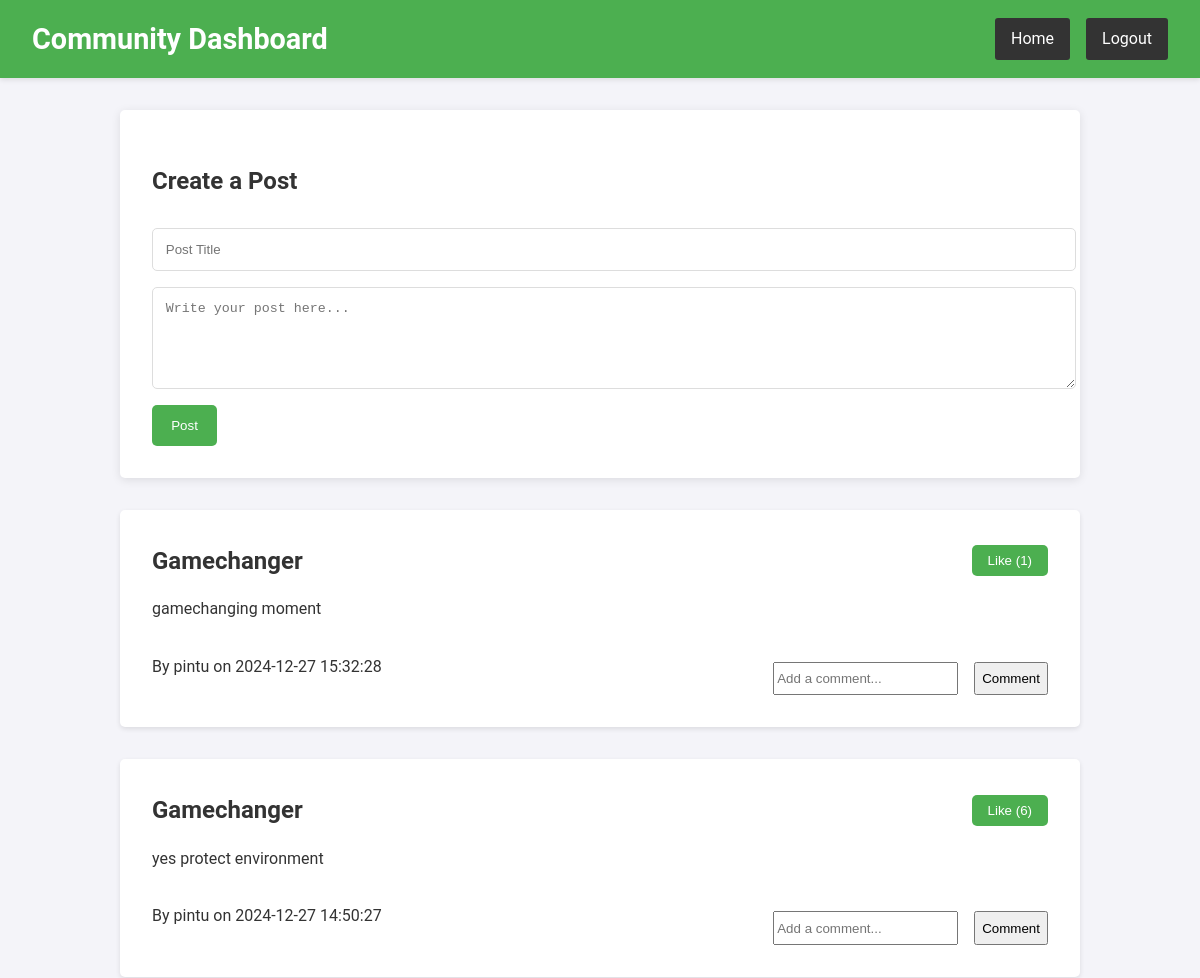
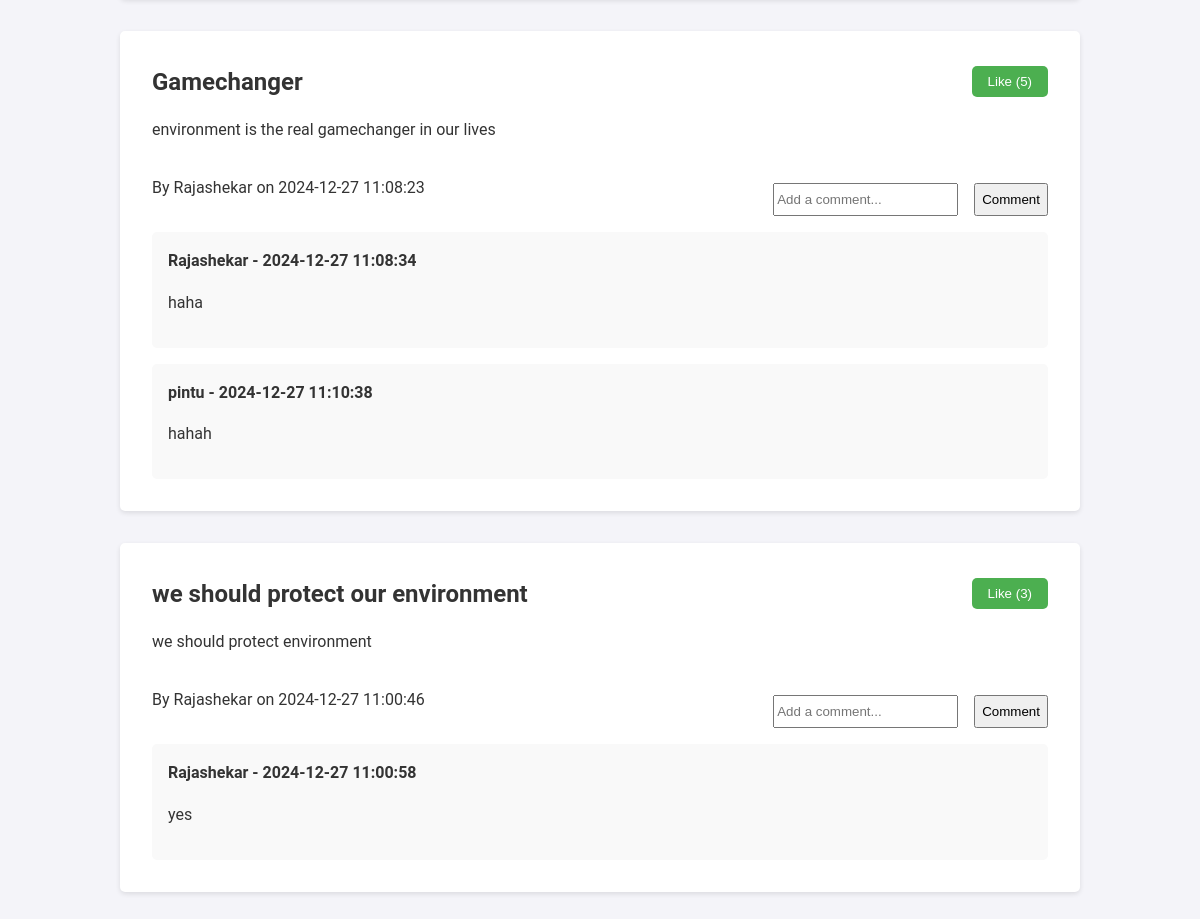
The app's page /community with its own data (2 pictures, top to bottom).
### app.py (models this page shows)
class Post(db.Model):
    id = db.Column(db.Integer, primary_key=True)
    title = db.Column(db.String(200), nullable=False)
    content = db.Column(db.Text, nullable=False)
    username = db.Column(db.String(100), nullable=False)
    created_at = db.Column(db.DateTime, default=datetime.datetime.utcnow)
    likes = db.Column(db.Integer, default=0)
    comments = db.relationship('Comment', backref='post', lazy=True)
    user_likes = db.relationship('Like', backref='liked_post', lazy=True)

class Comment(db.Model):
    id = db.Column(db.Integer, primary_key=True)
    content = db.Column(db.Text, nullable=False)
    username = db.Column(db.String(100), nullable=False)
    post_id = db.Column(db.Integer, db.ForeignKey('post.id'), nullable=False)
    created_at = db.Column(db.DateTime, default=datetime.datetime.utcnow)

### app.py (the view, shortened to what this page needs)
@app.route('/community', methods=['GET', 'POST'])
def community():
    posts = Post.query.order_by(Post.created_at.desc()).all()
    return render_template('community.html', posts=posts)

### templates/community.html (shortened to what this page needs)
<!DOCTYPE html>
<html lang="en">
<head>
</head>
<body>
    <header>
        <h1>Community Dashboard</h1>
        <nav>
            <a href="{{ url_for('home') }}" class="nav-button">Home</a>
            <a href="{{ url_for('logout') }}" class="nav-button">Logout</a>
        </nav>
    </header>
    <div class="container">
        <div class="post-form">
            <h2>Create a Post</h2>
            <form action="/community" method="POST">
                <input type="text" name="title" placeholder="Post Title" required>
                <textarea name="content" rows="5" placeholder="Write your post here..." required></textarea>
                <button type="submit">Post</button>
            </form>
        </div>
        {% for post in posts %}
        <div class="post">
            <div class="post-header">
                <h2>{{ post.title }}</h2>
                <form action="{{ url_for('like_post', post_id=post.id) }}" method="POST">
                    <button type="submit" class="like-btn">Like ({{ post.likes }})</button>
                </form>
            </div>
            <p>{{ post.content }}</p>
            <div class="post-footer">
                <p>By {{ post.username }} on {{ post.created_at.strftime('%Y-%m-%d %H:%M:%S') }}</p>
                <form class="comment-form" action="/add_comment/{{ post.id }}" method="POST">
                    <input type="text" name="content" placeholder="Add a comment..." required>
                    <button type="submit">Comment</button>
                </form>
            </div>
            {% for comment in post.comments %}
            <div class="comment">
                <div class="comment-header">
                    <strong>{{ comment.username }}</strong> - {{ comment.created_at.strftime('%Y-%m-%d %H:%M:%S') }}
                </div>
                <p>{{ comment.content }}</p>
            </div>
            {% endfor %}
        </div>
        {% endfor %}
    </div>
</body>
</html>

### templates/community.html (style rules this page uses)
body { font-family: 'Roboto', Arial, sans-serif; margin: 0; padding: 0; background-color: #f4f4f9; color: #333; line-height: 1.6; }
header { background-color: #4CAF50; color: white; padding: 1rem 2rem; display: flex; justify-content: space-between; align-items: center; box-shadow: 0 2px 5px rgba(0, 0, 0, 0.1); }
header h1 { margin: 0; font-size: 1.8rem; font-weight: bold; }
nav { display: flex; gap: 1rem; }
.nav-button { background-color: #333; color: white; padding: 0.5rem 1rem; text-decoration: none; border-radius: 3px; transition: background-color 0.3s; }
.container { width: 80%; margin: 2rem auto; }
.post-form { background-color: #fff; padding: 2rem; box-shadow: 0 2px 10px rgba(0, 0, 0, 0.1); border-radius: 5px; margin-bottom: 2rem; }
.post-form input, .post-form textarea { width: 100%; padding: 0.8rem; margin: 0.5rem 0; border: 1px solid #ddd; border-radius: 5px; }
.post-form button { background-color: #4CAF50; color: white; padding: 0.8rem 1.2rem; border: none; border-radius: 5px; cursor: pointer; transition: background-color 0.3s; }
.post { background-color: white; padding: 2rem; box-shadow: 0 2px 5px rgba(0, 0, 0, 0.1); margin-bottom: 2rem; border-radius: 5px; }
.post-header { display: flex; justify-content: space-between; align-items: center; }
.post-header h2 { margin: 0; }
.post-footer { display: flex; justify-content: space-between; margin-top: 1rem; }
.comment-form { display: flex; gap: 1rem; margin-top: 1.5rem; }
.comment-form input { flex-grow: 1; }
.comment { background-color: #f9f9f9; padding: 1rem; margin-top: 1rem; border-radius: 5px; }
.comment-header { font-weight: bold; }
.like-btn { background-color: #4CAF50; color: white; padding: 0.5rem 1rem; border: none; border-radius: 5px; cursor: pointer; }

### records on screen
Post: title "Gamechanger", likes "1", content "gamechanging moment", username "pintu", created_at "2024-12-27 15:32:28"
Post: title "Gamechanger", likes "6", content "yes protect environment", username "pintu", created_at "2024-12-27 14:50:27"
Post: title "Gamechanger", likes "5", content "environment is the real gamechanger in our lives", username "Rajashekar", created_at "2024-12-27 11:08:23"
Comment: username "Rajashekar", created_at "2024-12-27 11:08:34", content "haha"
Comment: username "pintu", created_at "2024-12-27 11:10:38", content "hahah"
Post: title "we should protect our environment", likes "3", content "we should protect environment", username "Rajashekar", created_at "2024-12-27 11:00:46"
Comment: username "Rajashekar", created_at "2024-12-27 11:00:58", content "yes"
